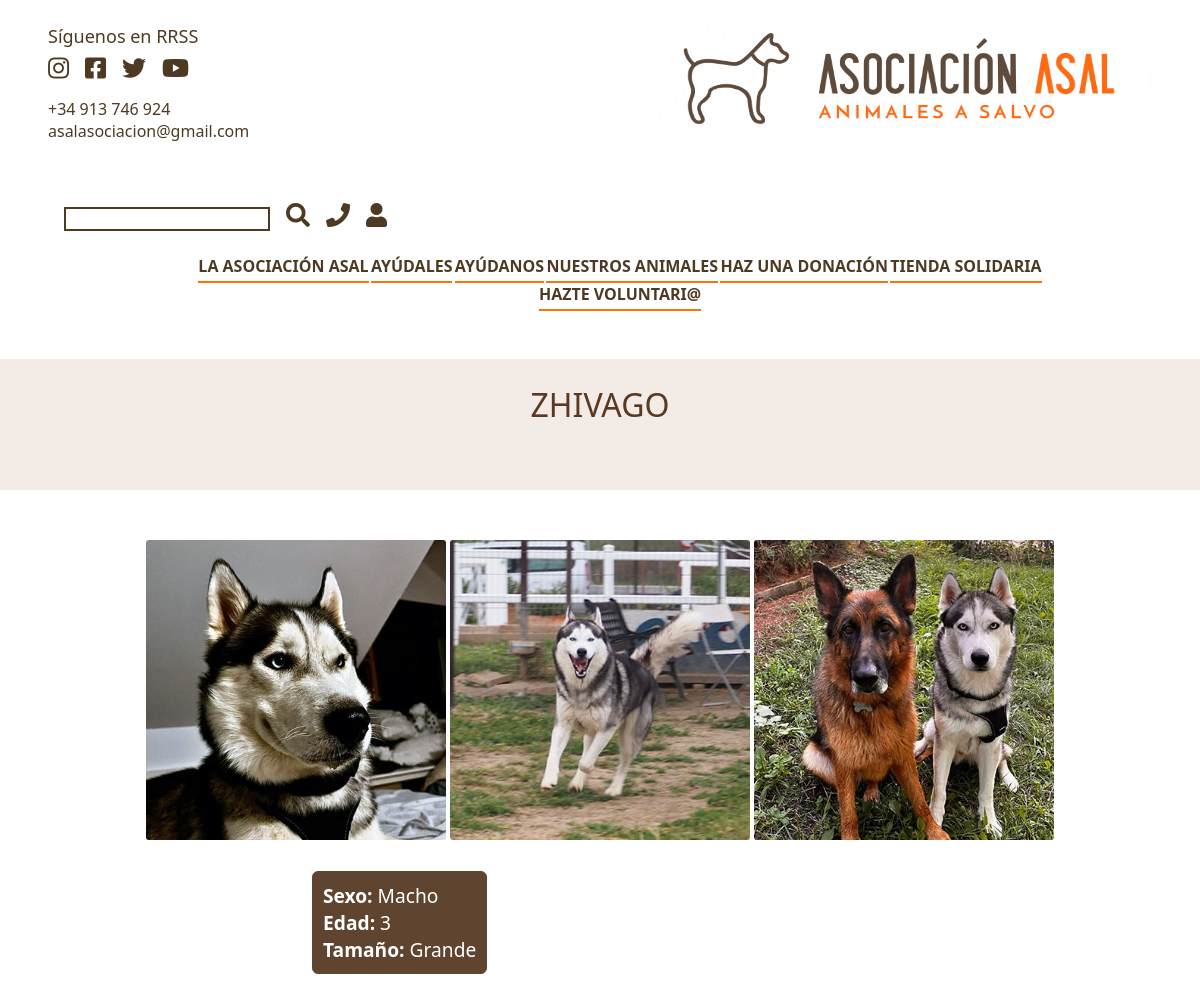
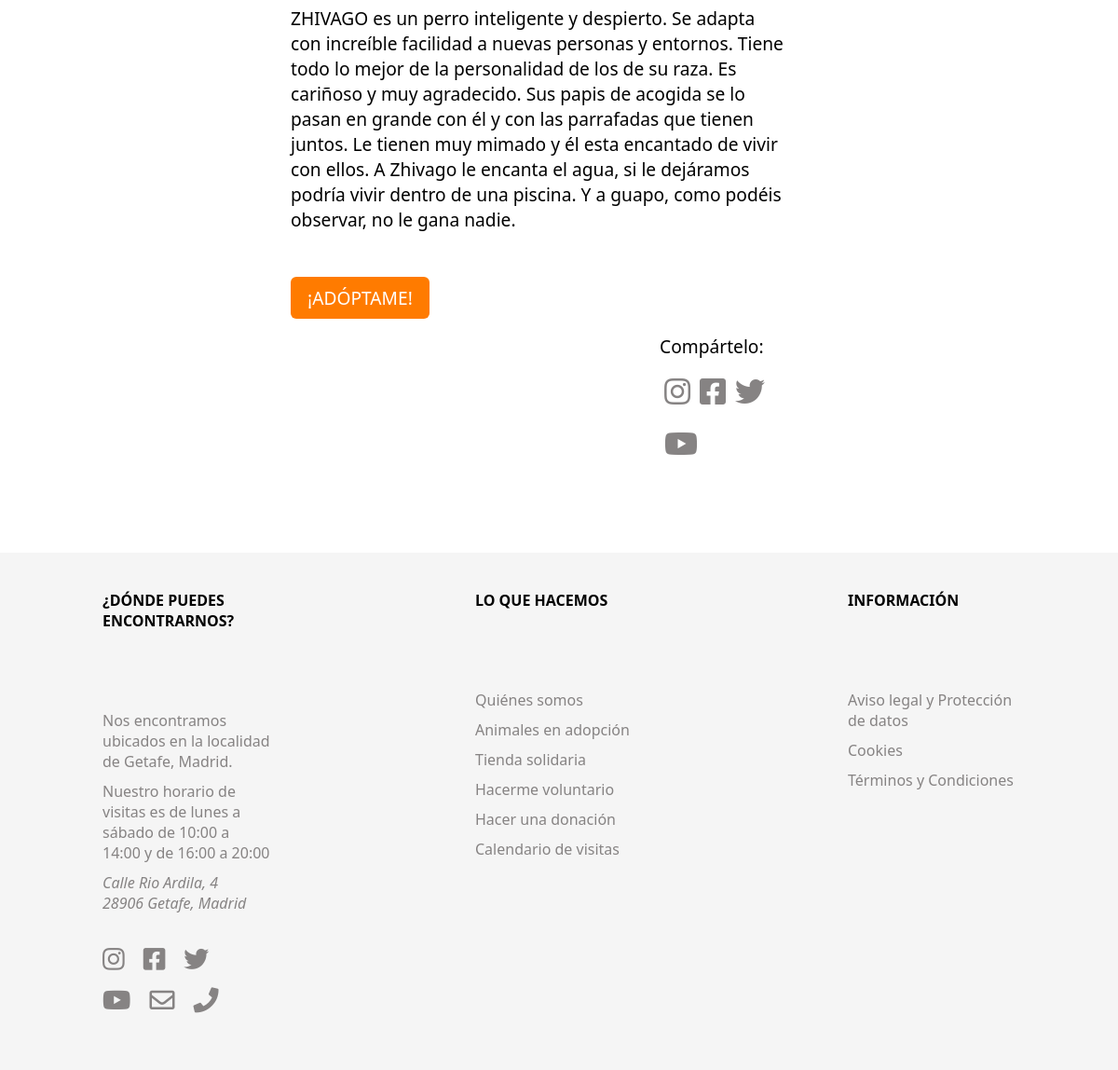
The page /public/animales/perro.php?id=1 on the database its author committed (2 pictures, top to bottom).
### tables this page shows
CREATE TABLE IF NOT EXISTS animales(
	id INT AUTO_INCREMENT NOT NULL PRIMARY KEY,
    nombre VARCHAR(20) NOT NULL,
    edad INT NOT NULL,
    fecha_nacimiento DATE,
    fecha_entrada DATE NOT NULL,
    estado_id INT,
    usuarios_id INT,
    tamanio_id INT,
    sexo_id INT,
    tipo_id INT,
    descripcion TEXT,
    CONSTRAINT FOREIGN KEY (estado_id) REFERENCES estado(id),
    CONSTRAINT FOREIGN KEY (usuarios_id) REFERENCES usuarios(id),
    CONSTRAINT FOREIGN KEY (tamanio_id) REFERENCES tamanio(id),
    CONSTRAINT FOREIGN KEY (sexo_id) REFERENCES sexo(id),
    CONSTRAINT FOREIGN KEY (tipo_id) REFERENCES tipo(id)
);

CREATE TABLE IF NOT EXISTS sexo (
    id INT AUTO_INCREMENT NOT NULL PRIMARY KEY,
    tipo VARCHAR(10) NOT NULL
);

CREATE TABLE IF NOT EXISTS tamanio (
    id INT AUTO_INCREMENT NOT NULL PRIMARY KEY,
    nombre VARCHAR(10) NOT NULL
);

### public/animales/Database.php (called while the page is built)
<?php
    class Database{
        public function conectar(){
            $driver = "mysql";
            $host = 'localhost';
            $port = '3306';
            $bd = 'protectora';
            $user = 'root';
            $password = "";
            $dsn = "$driver:dbname=$bd;host=$host;port=$port";
            try{
                $gbd = new PDO($dsn, $user, $password);
            } catch (PDOException $e) {
                echo 'Fallo la conexion: ' . $e->getMessage();
            }
            return $gbd;
        }
        public function getId($id){
            $sql = "SELECT animales.id, animales.nombre, animales.edad, animales.fecha_nacimiento, animales.fecha_entrada, estado.nombre AS 'estado', usuarios.nombre AS 'nomUser', usuarios.apellidos AS 'nomApell', tamanio.nombre AS 'tamanio', sexo.tipo AS 'sexo', tipo.nombre AS 'tipo', imagenesAnimales.ruta, animales.descripcion
            FROM animales
            LEFT JOIN estado ON animales.estado_id = estado.id
            LEFT JOIN usuarios ON animales.usuarios_id = usuarios.id
            LEFT JOIN tamanio ON animales.tamanio_id = tamanio.id
            LEFT JOIN sexo ON animales.sexo_id = sexo.id
            LEFT JOIN tipo ON animales.tipo_id = tipo.id
            LEFT JOIN imagenesAnimales ON animales.id =imagenesAnimales.animales_id
            WHERE animales.id = $id";
            $resultados = $this->conectar()->query($sql);
            return $resultados->fetch(PDO::FETCH_ASSOC);
        }
    }
?>

### public/animales/perro.php (the view, shortened to what this page needs)
<?php
    if(isset($_SESSION['pepito'])){
        $sesion = '<a href="../../auth/login/logout.php"><i class="fas fa-sign-out-alt"></i></a>';
    }else{
        $sesion = '<a href="../../auth/login/login.php"><i class="fas fa-user"></i></a>';
    }
    if(isset($_GET['id'])){
        $id = $_GET['id'];
        require_once ('Database.php');
        $database = new Database();
        $animal = $database->getId($id);
    }
?>
<!DOCTYPE html>
<html lang="en">
<head>
    <link rel="stylesheet" href="perros.css">
    <link rel="stylesheet" href="https://cdnjs.cloudflare.com/ajax/libs/font-awesome/5.15.4/css/all.min.css"
 />
</head>
<body>
    <header>
        <section id="header">
            <div>
                <p>Síguenos en RRSS <br></p>
                <p><a href="https://www.instagram.com/"><i class="fab fa-instagram"></i></a><a
                        href="https://es-es.facebook.com/"><i class="fab fa-facebook-square"></i></a><a
                        href="https://twitter.com/"><i class="fab fa-twitter"></i></a><a
                        href="https://www.youtube.com/"><i class="fab fa-youtube"></i></a></p>
                <p class="contact">+34 913 746 924 <br>asalasociacion@gmail.com</p>
            </div>
            <div>
                <a href="../index/index.php"><img id="logo" src="../../img/logos/logo2.png" alt="logo ASAL"></a>
            </div>
            <div>
                <p><input type="text"><i class="fas fa-search"></i><a href="#fo"><i class="fas fa-phone"></i></a><?php echo $sesion; ?></p>
            </div>
        </section>
    </header>
    <nav>
        <ul id="nav">
            <li> <a class="navnav" href="../index/index.php#datos" style="text-decoration:none">LA ASOCIACIÓN ASAL</a>
            </li>
            <li> <a class="navnav" href="../index/index.php#mainadopt" style="text-decoration:none">AYÚDALES</a> </li>
            <li> <a class="navnav" href="../index/index.php#tienda" style="text-decoration:none">AYÚDANOS</a> </li>
            <li> <a class="navnav" href="../nuestrosAnimales/indexanimales.php" style="text-decoration:none">NUESTROS
                    ANIMALES</a> </li>
            <li> <a class="navnav" href="../donativos/donativos.php" style="text-decoration:none">HAZ UNA DONACIÓN</a>
            </li>
            <li> <a class="navnav" href="../tienda/tienda.php" style="text-decoration:none">TIENDA SOLIDARIA</a> </li>
            <li> <a class="navnav" href="../../auth/registro/formulario.php" style="text-decoration:none">HAZTE
                    VOLUNTARI@</a> </li>
        </ul>
    </nav>
    <main>
        <section id="adopcion" class="adopcion">
        <?php
            if ($animal) {
                echo '<p class="tituloadopcion">' . $animal['nombre'] . '</p>';
            }
        ?>
        </section>
        <section class="imgperro">
            <?php
                if (isset($animal['ruta']) && $animal['ruta'] != null) {
                    $animalId = $animal['id'];
                    $sql = "SELECT ruta FROM imagenesAnimales WHERE animales_id = $animalId";
                    $resultados = $database->conectar()->query($sql);
                    $rutas = $resultados->fetchAll(PDO::FETCH_COLUMN);
                    foreach ($rutas as $ruta) {
                        echo '<div>';
                        echo '<img src="../../img/animales/perros/' . $animal['nombre'] . '/' . $ruta . '" alt="' . $animal['nombre'] . '">';
                        echo '</div>';
                    }
                }
            ?>
        </section>
        <section class="datosperro">
            <div class="cardsdescription">
                <span>
                    <?php
                        if ($animal) {
                            echo '<strong>Sexo: </strong>' . $animal['sexo'] . '<br>';
                            echo '<strong>Edad: </strong>' . $animal['edad'] . '<br>';
                            echo '<strong>Tamaño: </strong>' . $animal['tamanio'] . '<br>';
                        }
                    ?>
                </span>
            </div>
            <div>
                <?php
                    if ($animal) {
                        echo $animal['descripcion'] . '<br>';
                    }
                ?>
            </div>
            <div class="buttonperro">
                <p><a class="buttonperro" href="../formularioAdopcion/adoptar.php" style="text-decoration:none">
                        ¡ADÓPTAME! </a></p>
            </div>
            <div class="compartelo">
                <p>Compártelo: <br><a href="https://www.instagram.com/" style="text-decoration:none"><i class="fab fa-instagram"></i></a><a
                        href="https://es-es.facebook.com/" style="text-decoration:none"><i class="fab fa-facebook-square"></i></a><a
                        href="https://twitter.com/" style="text-decoration:none"><i class="fab fa-twitter"></i></a><a
                        href="https://www.youtube.com/" style="text-decoration:none"><i class="fab fa-youtube"></i></a></p>
            </div>
        </section>
    </main>
    <footer>
        <section class="footer">
            <div class="contenido">
                <h4>¿DÓNDE PUEDES ENCONTRARNOS?</h4>
                <P>Nos encontramos ubicados en la localidad de Getafe, Madrid.</P>
                <P>Nuestro horario de visitas es de lunes a sábado de 10:00 a 14:00 y de 16:00 a 20:00</p>
                <address id="calle" style="text-decoration:none">Calle Rio Ardila, 4 <br>28906 Getafe, Madrid</address>
                <p><a href="https://www.instagram.com/"><i class="fab fa-instagram"></i></a><a
                        href="https://es-es.facebook.com/"><i class="fab fa-facebook-square"></i></a><a
                        href="https://twitter.com/"><i class="fab fa-twitter"></i></a><a
                        href="https://www.youtube.com/"><i class="fab fa-youtube"></i></a><i
                        class="far fa-envelope"></i><i class="fas fa-phone"></i></p>
            </div>
            <div class="contenido">
                <h4>LO QUE HACEMOS</h4>
                <p> <a class="foot" href="../index/index.php#datos" class="footer_link"
                        style="text-decoration:none">Quiénes somos</a></p>
                <p> <a class="foot" href="../nuestrosAnimales/indexanimales.php" class="footer_link"
                        style="text-decoration:none">Animales en
                        adopción</a></p>
                <p><a class="foot" href="../tienda/tienda.php" class="footer_link"
                        style="text-decoration:none">Tienda
                        solidaria</a>
                </p>
                <p><a class="foot" href="../../auth/registro/formulario.php" class="footer_link"
                        style="text-decoration:none">Hacerme
                        voluntario</a>
                </p>
                <p><a class="foot" href="../donativos/donativos.php" class="footer_link"
                        style="text-decoration:none">Hacer una donación</a>
                </p>
                <p><a class="foot" href="../index/index.php#calendario" class="footer_link"
                        style="text-decoration:none">Calendario de
                        visitas</a> </p>
            </div>
            <div class="contenido">
                <h4>INFORMACIÓN</h4>
                <p class="foot">Aviso legal y Protección de datos</p>
                <p class="foot">Cookies</p>
                <p class="foot">Términos y Condiciones</p>
            </div>
        </section>
    </footer>
</body>
</html>

### public/animales/perros.css (style rules this page uses)
* { font-family: 'Segoe UI', Tahoma, Geneva, Verdana, sans-serif; flex-wrap: wrap; margin: 0; }
#header { display: flex; justify-content: space-between; color: rgb(78, 58, 35); font-size: large; margin-right: 4vw; margin-left: 4vw; margin-bottom: 3vh; }
#logo { width: 500px; height: 150px; padding-left: 7vw; }
.contact { font-size: medium; margin-bottom: 1vh; margin-top: 2vh; }
header section div:nth-child(1) { margin-bottom: 0; margin-top: 3vh; }
header section div:nth-child(3) { margin-bottom: 0; margin-top: 6vh; padding-left: 2vh; }
header section div p { font-weight: 500; margin-bottom: 0; }
header section div:nth-child(1) p i { font-size: x-large; padding-right: 2vh; margin-top: 1vh; color: rgb(78, 58, 35); }
header section div:nth-child(3) p i { font-size: x-large; padding-left: 2vh; margin-top: 0; color: rgb(78, 58, 35); }
input { border: 2px solid rgb(78, 58, 35); border-top: 10%; }
nav { display: flex; justify-content: space-between; margin-top: 3vh; margin-bottom: 3vh; margin-left: 13vw; margin-right: 13vw; }
nav ul { display: flex; list-style: none; justify-content: space-evenly; flex-basis: 100%; font-weight: 600; color: rgb(78, 58, 35); }
nav ul li { border-bottom: 2px solid rgb(255, 115, 0); padding-bottom: 4px; }
.navnav { color: rgb(78, 58, 35); }
.adopcion { background-color: rgb(243, 235, 229); }
.tituloadopcion { text-align: center; font-size: xx-large; font-weight: 400; color: rgb(90, 56, 34); padding-bottom: 3VH; margin-top: 6vh; padding-top: 3vh; }
.imgperro { margin-top: 6vh; display: flex; justify-content: center; }
.imgperro div { padding: 2px; }
.imgperro div img { height: 300px; border-radius: 3px; }
.datosperro { display: flex; margin-left: 26vw; margin-right: 26vw; margin-top: 3vh; font-size: larger; }
.datosperro div { margin-bottom: 2vh; margin-right: 3.5vw; }
.cardsdescription { border: 1px solid rgb(95, 69, 47); color: white; background-color: rgb(95, 69, 47); padding-left: 10px; padding-right: 10px; padding-top: 10px; padding-bottom: 10px; border-radius: 6px; height: fit-content; }
.buttonperro { background-color: rgb(255, 123, 0); color: white; padding: 9px; border-radius: 6px; font-weight: 500; margin-top: 4vh; }
.compartelo { margin-left: 33vw; font-weight: 450; }
.compartelo i { padding: 5px; padding-top: 19px; font-size: xx-large; color: rgb(134, 131, 131); }
.footer { display: flex; flex-wrap: wrap; justify-content: space-around; background-color: whitesmoke; margin: 0; margin-top: 10vh; padding: 0; padding-bottom: 50px; }
.contenido { margin-top: 40px; text-align: left; flex-basis: 15%; }
.contenido h4 { border: none; margin-bottom: 4VH; }
.contenido p { color: rgb(134, 131, 131); padding-bottom: 10px; }
#calle { color: rgb(134, 131, 131); margin-bottom: 20px; }
.foot:link { color: rgb(134, 131, 131); padding-bottom: 20px; }
footer section div p i { padding-right: 20px; font-size: 27px; margin-top: 15px; color: rgb(134, 131, 131); }

### rows shown on the page
animales: nombre "ZHIVAGO", nombre (picture), edad "3", descripcion "ZHIVAGO es un perro inteligente y despierto. Se adapta con increíble facilidad a nuevas personas y entornos. Tiene todo lo mejor de la personalidad de los de su raza. Es cariñoso y muy agradecido. Sus papis de acogida se lo pasan en grande con él y con las parrafadas que tienen juntos. Le tienen muy mimado y él esta encantado de vivir con ellos. A Zhivago le encanta el agua, si le dejáramos podría vivir dentro de una piscina. Y a guapo, como podéis observar, no le gana nadie."
sexo: tipo "Macho"
tamanio: nombre "Grande"
